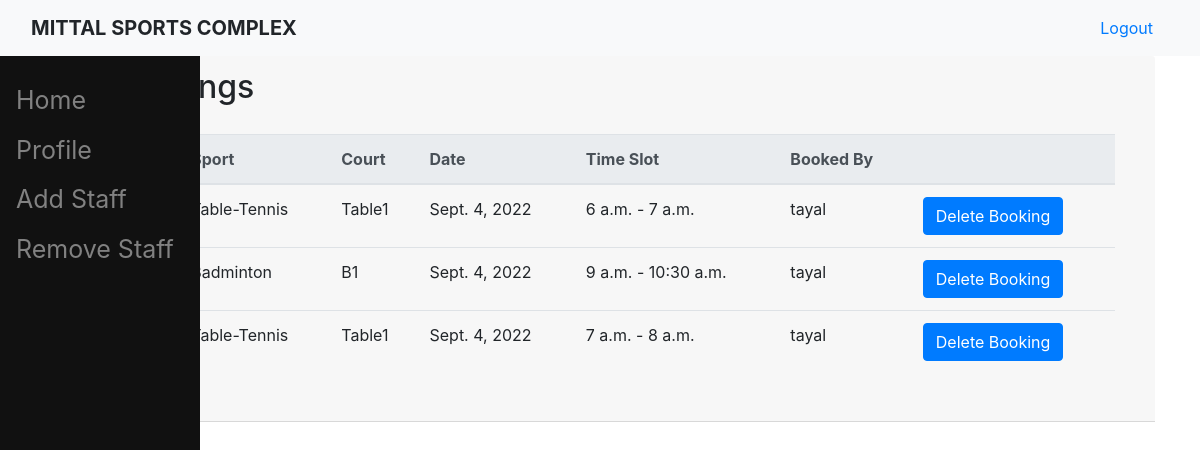
/all_bookings/ (signed in), run on an earlier commit of the app's database.
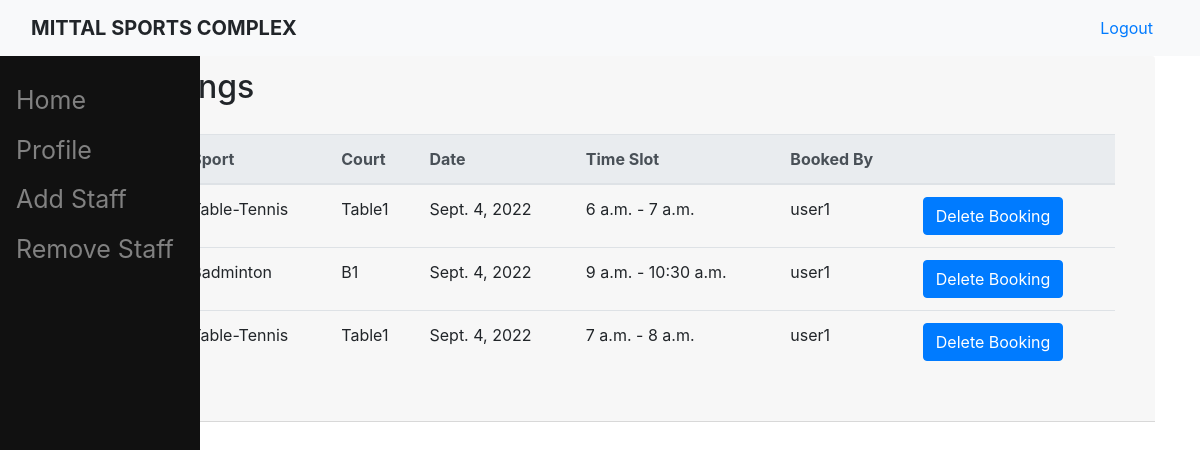
And on a later commit of the database.
### sports/models.py (models this page shows, shortened)
class Booking(models.Model):
    time_slot = models.OneToOneField(Slot, on_delete=models.CASCADE)
    booked_by = models.ForeignKey(User, null = True, blank = True,on_delete=models.CASCADE)

class Slot(models.Model):
    start_time = models.TimeField(help_text = "(Time should be of format HH:MM from 00:00 to 23:59.)")
    end_time = models.TimeField(help_text = "(Time should be of format HH:MM from 00:00 to 23:59.)")
    date = models.DateField(default = date.today(),help_text = "(Date should be of format YYYY-MM-DD)")
    court = models.ForeignKey(Court,on_delete=models.CASCADE)
    message = models.CharField(max_length=200, null = True, blank = True)

class Court(models.Model):
    name = models.CharField(max_length=20, unique = True )
    sport = models.ForeignKey(Sport,on_delete=models.CASCADE)
    def __str__(self):
        return f'{self.name}'

class Sport(models.Model):
    name = models.CharField(max_length=20, unique = True , help_text = '(Please, use underscore(_) or hypen(-) in place of spaces.)')
    img_url = models.CharField(max_length=2083, verbose_name = 'Image', help_text = '(Copy-paste the sport-image url here)', default = 'https://uploads-ssl.webflow.com/617b224ba2374548fcc039ba/617b224ba237453ce1c0409b_hpfulq-1234-1024x512.jpg')
    def __str__(self):
        return f'{self.name}'

### sports/views.py (the view)
# urls.py: path('all_bookings/',s_views.all_bookings, name = 'all_bookings'),
@login_required
def all_bookings(request):
    bookings = Booking.objects.all()
    return render(request, 'sports/all_bookings.html', {'bookings':bookings})

### users/templatetags/auth_extras.py (called while the page is built)
@register.filter(name='has_attr')
def has_attr(user, attribute):
    return hasattr(user, attribute)

### sports/templates/sports/all_bookings.html
{% extends 'sports/base.html' %}
{% load crispy_forms_tags %}
{% block content %}
<div class="content-section">
    <div class="card-header">
        <h2>All Bookings</h2>
        <div class="card-body">
            <div class="table-responsive">
                <table class = "table">
                    <thead class="thead-light">
                    <tr>
                        <th>Sr. No.</th>
                        <th>Sport</th>
                        <th>Court</th>
                        <th>Date</th>
                        <th>Time Slot</th>
                        <th>Booked By</th>
                        <th> </th>
                    </tr>
                    </thead>
                    {% for booking in bookings %}
                    <tr>
                        <td>{{ forloop.counter }}</td>
                        <td>{{ booking.time_slot.court.sport }}</a></td>
                        <td>{{ booking.time_slot.court }}</a></td>
                        <td>{{ booking.time_slot.date }}</a></td>
                        <td>{{ booking.time_slot.start_time }} - {{ booking.time_slot.end_time }}</td>
                        <td>{{ booking.booked_by }}</td>
                        <td><a href= "/delete_booking/{{ booking.id }}" class="btn btn-primary">Delete Booking</a></td>
                    {% endfor %}
                </table>
            </div>
        </div>
    </div>
</div>
{% endblock content %}

What changed in the data, as far as the page shows it:
changed Booking (number 1 of 3 on the later page): booked_by "tayal" → "user1"
changed Booking "Badminton": booked_by "tayal" → "user1"
changed Booking (number 3 of 3 on the later page): booked_by "tayal" → "user1"
